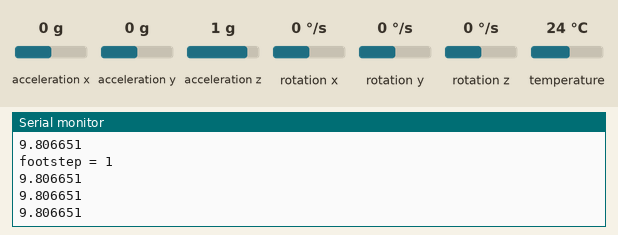
Recording of a sketch running on a simulated Arduino Uno, built with avr-gcc and run on an emulated ATmega328P. On the bench: the last lines printed to the serial monitor. The test bench sets the inputs (shaded band); at power-on: acceleration z 1 g, acceleration x 0 g, acceleration y 0 g, rotation x 0 °/s, rotation y 0 °/s, rotation z 0 °/s, temperature 24 °C.

Above: at 1.3 s.
1.4 s: acceleration z set to -1.4 g
At 1.81 s:
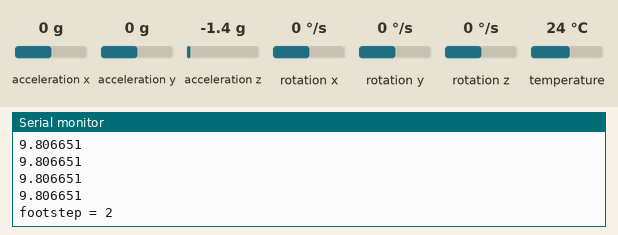
2.9 s: acceleration z set to -0.8 g
At 3.32 s:
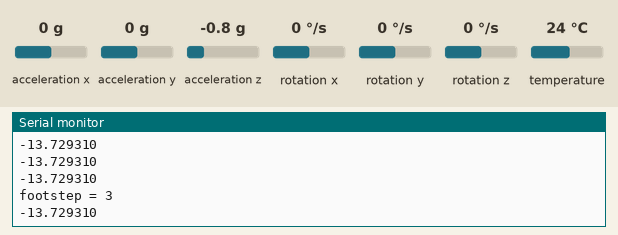
Timing chart, 0 to 5.9 s (numbered marks = the images above; inputs shaded):
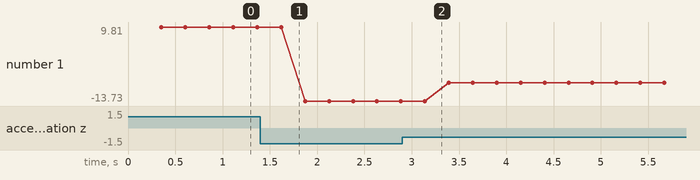

The sketch:

Arduino_Integrated.ino
```cpp
#include <SoftwareSerial.h>
SoftwareSerial SIM900A(10,11);

#include <Adafruit_MPU6050.h>
#include <Adafruit_Sensor.h>

#include <Wire.h>

Adafruit_MPU6050 mpu;
int delay_cnt = 0;
int footstep = 0;

String ds18b20_temp = "";
String dht11_temp_main = "";
String dht11_temp_fraction = "";
String dht11_hum_main = "";
String dht11_hum_fraction = "";
String pulse_bpm = "";
String smsMessage;
int alreadyReceived = 0;
bool isReadyForSms = false;

float acceleration;

void setup()
{
  SIM900A.begin(115200);   // Setting the baud rate of GSM Module
  Serial.begin(9600);    // Setting the baud rate of Serial Monitor (Arduino)
  Serial.println ("SIM900A Ready");

  // Try to initialize!
  if (!mpu.begin()) {
    Serial.println("Failed to find MPU6050 chip");
    while (1) {
      delay(10);
    }
  }
  Serial.println("MPU6050 Found!");

    // set accelerometer range to +-8G
  mpu.setAccelerometerRange(MPU6050_RANGE_8_G);

  // set gyro range to +- 500 deg/s
  mpu.setGyroRange(MPU6050_RANGE_500_DEG);

  // set filter bandwidth to 21 Hz
  mpu.setFilterBandwidth(MPU6050_BAND_21_HZ);

  delay(100);

  pinMode(0,INPUT);
  pinMode(1,OUTPUT);
  Serial.println ("Transferring data from ATMega32 to Arduino...");
}


void SendMessage()
{
  SIM900A.println("AT");
  Serial.println ("Sending Message");
  SIM900A.println("AT+CMGF=1");    //Sets the GSM Module in Text Mode
  delay(1000);
  Serial.println ("Set SMS Number");
  SIM900A.println("AT+CMGS=\"+8801724729159\"\r"); //Mobile phone number to send message
  delay(1000);
  Serial.println ("Set SMS Content");
  SIM900A.println(smsMessage);// Messsage content
  delay(100);
  Serial.println ("Finish");
  SIM900A.println((char)26);// ASCII code of CTRL+Z
  delay(1000);
  Serial.println ("Message has been sent");
}


void loop()
{
  sensors_event_t a, g, temp;
  mpu.getEvent(&a, &g, &temp);
  delay(250);
  Serial.println(a.acceleration.z, 6);

  //acceleration = sqrt(pow(a.acceleration.x, 2) + pow(a.acceleration.y, 2) + pow(a.acceleration.z, 2));
  //Serial.println(acceleration, 6);

  /*if(footstep % 10 == 0 && isReadyForSms){
    isReadyForSms = false;
    smsMessage = smsMessage + "Footstep: " + footstep;

    //Serial.println("\n");
    //Serial.println(smsMessage);
    //SendMessage();
  }*/

  if(delay_cnt%5 == 0 && (a.acceleration.z > 11.0 || a.acceleration.z < 10.3)){
      delay_cnt++;
      footstep++;
      Serial.print("footstep = ");
      Serial.println(footstep);

      if(footstep % 10 == 0){
        isReadyForSms = true;
      }
   }
   else if(delay_cnt%5 == 0 && (a.acceleration.z <= 11.0 && a.acceleration.z >= 10.3)){}
   else{
      delay_cnt++;
   }


  /*if (Serial.available()>0 && alreadyReceived == 0)
  {
    pulse_bpm = Serial.readString();
    Serial.print("pulse_bpm: ");
    Serial.print(pulse_bpm);
    Serial.println("");

    //smsMessage = Serial.readString();
    //Serial.println(smsMessage);
    alreadyReceived = 1;

    dht11_temp_main = Serial.readString();
    Serial.print("dht11_temp_main: ");
    Serial.print(dht11_temp_main);
    Serial.println("");

    dht11_temp_fraction = Serial.readString();
    Serial.print("dht11_temp_fraction: ");
    Serial.print(dht11_temp_fraction);
    Serial.println("");

    dht11_hum_main = Serial.readString();
    Serial.print("dht11_hum_main: ");
    Serial.print(dht11_hum_main);
    Serial.println("");

    dht11_hum_fraction = Serial.readString();
    Serial.print("dht11_hum_fraction: ");
    Serial.print(dht11_hum_fraction);
    Serial.println("");

    ds18b20_temp = Serial.readString();
    Serial.print("ds18b20_temp: ");
    Serial.print(ds18b20_temp);
    Serial.println("");

    smsMessage = "Temperature: " + dht11_temp_main + "." + dht11_temp_fraction + "C\n";
    smsMessage = smsMessage + "Humidity: " + dht11_hum_main + "." + dht11_hum_fraction + "%\n";
    smsMessage = smsMessage + "Body Temperature: " + ds18b20_temp + "C\n";
    smsMessage = smsMessage + "Pulse Rate: " + pulse_bpm + " bpm\n";

    Serial.println("\n");
    Serial.println(smsMessage);
    //SendMessage();
  }*/

  /*if (SIM900A.available()>0){
   Serial.write(SIM900A.read());
  }*/

}
```

Measured:
- plotted number 1: 9.81 → -13.73 after the input at 1.4 s, -13.73 → -7.85 after the input at 2.9 s
